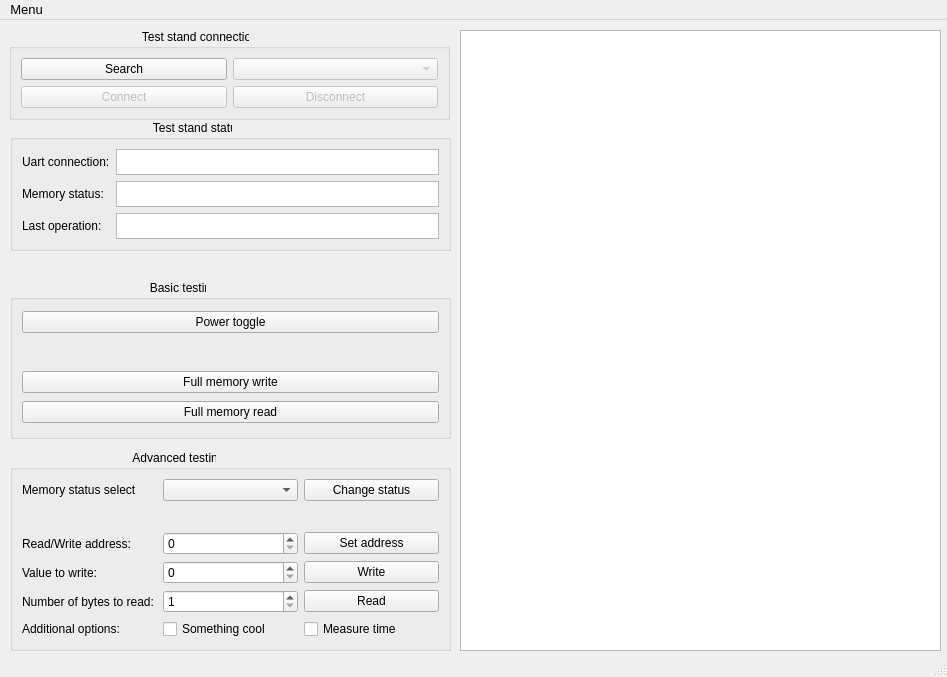
<?xml version="1.0" encoding="UTF-8"?>
<ui version="4.0">
 <class>MainWindow</class>
 <widget class="QMainWindow" name="MainWindow">
  <property name="geometry">
   <rect>
    <x>0</x>
    <y>0</y>
    <width>947</width>
    <height>677</height>
   </rect>
  </property>
  <property name="font">
   <font>
    <pointsize>10</pointsize>
   </font>
  </property>
  <property name="windowTitle">
   <string>SRAM teststand</string>
  </property>
  <widget class="QWidget" name="centralwidget">
   <widget class="QGroupBox" name="groupBoxConnection">
    <property name="geometry">
     <rect>
      <x>9</x>
      <y>9</y>
      <width>441</width>
      <height>91</height>
     </rect>
    </property>
    <property name="font">
     <font>
      <pointsize>9</pointsize>
     </font>
    </property>
    <property name="title">
     <string>                                        Test stand connection</string>
    </property>
    <layout class="QGridLayout" name="gridLayout">
     <item row="0" column="0">
      <widget class="QPushButton" name="pushButtonSearch">
       <property name="enabled">
        <bool>true</bool>
       </property>
       <property name="font">
        <font>
         <pointsize>9</pointsize>
        </font>
       </property>
       <property name="text">
        <string>Search</string>
       </property>
      </widget>
     </item>
     <item row="0" column="1">
      <widget class="QComboBox" name="comboBoxDevices">
       <property name="enabled">
        <bool>false</bool>
       </property>
       <property name="font">
        <font>
         <pointsize>9</pointsize>
        </font>
       </property>
      </widget>
     </item>
     <item row="1" column="0">
      <widget class="QPushButton" name="pushButtonConnect">
       <property name="enabled">
        <bool>false</bool>
       </property>
       <property name="font">
        <font>
         <pointsize>9</pointsize>
        </font>
       </property>
       <property name="text">
        <string>Connect</string>
       </property>
      </widget>
     </item>
     <item row="1" column="1">
      <widget class="QPushButton" name="pushButtonDisconnect">
       <property name="enabled">
        <bool>false</bool>
       </property>
       <property name="font">
        <font>
         <pointsize>9</pointsize>
        </font>
       </property>
       <property name="text">
        <string>Disconnect</string>
       </property>
      </widget>
     </item>
    </layout>
   </widget>
   <widget class="QTextEdit" name="textEditLogs">
    <property name="geometry">
     <rect>
      <x>460</x>
      <y>10</y>
      <width>481</width>
      <height>621</height>
     </rect>
    </property>
    <property name="font">
     <font>
      <pointsize>9</pointsize>
     </font>
    </property>
   </widget>
   <widget class="QGroupBox" name="groupBoxBasic">
    <property name="enabled">
     <bool>true</bool>
    </property>
    <property name="geometry">
     <rect>
      <x>10</x>
      <y>260</y>
      <width>441</width>
      <height>159</height>
     </rect>
    </property>
    <property name="font">
     <font>
      <pointsize>9</pointsize>
     </font>
    </property>
    <property name="title">
     <string>                                          Basic testing</string>
    </property>
    <layout class="QGridLayout" name="gridLayout_3">
     <item row="1" column="0" colspan="2">
      <spacer name="horizontalSpacer_3">
       <property name="font">
        <font>
         <pointsize>9</pointsize>
        </font>
       </property>
       <property name="orientation">
        <enum>Qt::Horizontal</enum>
       </property>
       <property name="sizeHint" stdset="0">
        <size>
         <width>418</width>
         <height>30</height>
        </size>
       </property>
      </spacer>
     </item>
     <item row="2" column="0" colspan="2">
      <widget class="QPushButton" name="pushButtonWriteFull">
       <property name="font">
        <font>
         <pointsize>9</pointsize>
        </font>
       </property>
       <property name="text">
        <string>Full memory write</string>
       </property>
      </widget>
     </item>
     <item row="3" column="0" colspan="2">
      <widget class="QPushButton" name="pushButtonReadFull">
       <property name="font">
        <font>
         <pointsize>9</pointsize>
        </font>
       </property>
       <property name="text">
        <string>Full memory read</string>
       </property>
      </widget>
     </item>
     <item row="0" column="0" colspan="2">
      <widget class="QPushButton" name="pushButtonPower">
       <property name="font">
        <font>
         <pointsize>9</pointsize>
        </font>
       </property>
       <property name="text">
        <string>Power toggle</string>
       </property>
      </widget>
     </item>
    </layout>
   </widget>
   <widget class="QGroupBox" name="groupBoxAdvanced">
    <property name="enabled">
     <bool>true</bool>
    </property>
    <property name="geometry">
     <rect>
      <x>10</x>
      <y>430</y>
      <width>441</width>
      <height>201</height>
     </rect>
    </property>
    <property name="font">
     <font>
      <pointsize>9</pointsize>
     </font>
    </property>
    <property name="title">
     <string>                                     Advanced testing</string>
    </property>
    <layout class="QGridLayout" name="gridLayout_2">
     <item row="12" column="0">
      <widget class="QLabel" name="labelOptions">
       <property name="font">
        <font>
         <pointsize>9</pointsize>
        </font>
       </property>
       <property name="text">
        <string>Additional options:</string>
       </property>
       <property name="buddy">
        <cstring></cstring>
       </property>
      </widget>
     </item>
     <item row="4" column="1">
      <widget class="QSpinBox" name="spinBoxAddress">
       <property name="maximum">
        <number>131072</number>
       </property>
      </widget>
     </item>
     <item row="3" column="0" colspan="3">
      <spacer name="horizontalSpacer_4">
       <property name="font">
        <font>
         <pointsize>9</pointsize>
        </font>
       </property>
       <property name="orientation">
        <enum>Qt::Horizontal</enum>
       </property>
       <property name="sizeHint" stdset="0">
        <size>
         <width>418</width>
         <height>30</height>
        </size>
       </property>
      </spacer>
     </item>
     <item row="4" column="2">
      <widget class="QPushButton" name="pushButtonAddress">
       <property name="font">
        <font>
         <pointsize>9</pointsize>
        </font>
       </property>
       <property name="text">
        <string>Set address</string>
       </property>
      </widget>
     </item>
     <item row="5" column="2">
      <widget class="QPushButton" name="pushButtonWrite">
       <property name="enabled">
        <bool>true</bool>
       </property>
       <property name="font">
        <font>
         <pointsize>9</pointsize>
        </font>
       </property>
       <property name="text">
        <string>Write</string>
       </property>
      </widget>
     </item>
     <item row="4" column="0">
      <widget class="QLabel" name="labelAddress">
       <property name="font">
        <font>
         <pointsize>9</pointsize>
        </font>
       </property>
       <property name="text">
        <string>Read/Write address:</string>
       </property>
      </widget>
     </item>
     <item row="0" column="0">
      <widget class="QLabel" name="labelStatus">
       <property name="font">
        <font>
         <pointsize>9</pointsize>
        </font>
       </property>
       <property name="text">
        <string>Memory status select</string>
       </property>
       <property name="buddy">
        <cstring>comboBoxStatus</cstring>
       </property>
      </widget>
     </item>
     <item row="9" column="2">
      <widget class="QPushButton" name="pushButtonRead">
       <property name="font">
        <font>
         <pointsize>9</pointsize>
        </font>
       </property>
       <property name="text">
        <string>Read</string>
       </property>
      </widget>
     </item>
     <item row="5" column="1">
      <widget class="QSpinBox" name="spinBoxWriteValue">
       <property name="maximum">
        <number>255</number>
       </property>
      </widget>
     </item>
     <item row="9" column="0">
      <widget class="QLabel" name="labelRead">
       <property name="font">
        <font>
         <pointsize>9</pointsize>
        </font>
       </property>
       <property name="text">
        <string>Number of bytes to read:</string>
       </property>
      </widget>
     </item>
     <item row="0" column="2">
      <widget class="QPushButton" name="pushButtonStatus">
       <property name="font">
        <font>
         <pointsize>9</pointsize>
        </font>
       </property>
       <property name="text">
        <string>Change status</string>
       </property>
      </widget>
     </item>
     <item row="0" column="1">
      <widget class="QComboBox" name="comboBoxStatus">
       <property name="font">
        <font>
         <pointsize>9</pointsize>
        </font>
       </property>
       <property name="currentText">
        <string/>
       </property>
       <property name="minimumContentsLength">
        <number>0</number>
       </property>
      </widget>
     </item>
     <item row="5" column="0">
      <widget class="QLabel" name="labelWrite">
       <property name="font">
        <font>
         <pointsize>9</pointsize>
        </font>
       </property>
       <property name="text">
        <string>Value to write:</string>
       </property>
      </widget>
     </item>
     <item row="12" column="1">
      <widget class="QCheckBox" name="checkBoxSomething">
       <property name="font">
        <font>
         <pointsize>9</pointsize>
        </font>
       </property>
       <property name="text">
        <string>Something cool</string>
       </property>
      </widget>
     </item>
     <item row="12" column="2">
      <widget class="QCheckBox" name="checkBoxTime">
       <property name="font">
        <font>
         <pointsize>9</pointsize>
        </font>
       </property>
       <property name="text">
        <string>Measure time</string>
       </property>
      </widget>
     </item>
     <item row="9" column="1">
      <widget class="QSpinBox" name="spinBoxNumberToRead">
       <property name="minimum">
        <number>1</number>
       </property>
      </widget>
     </item>
    </layout>
   </widget>
   <widget class="QGroupBox" name="groupBoxStatus">
    <property name="geometry">
     <rect>
      <x>10</x>
      <y>100</y>
      <width>441</width>
      <height>131</height>
     </rect>
    </property>
    <property name="font">
     <font>
      <pointsize>9</pointsize>
     </font>
    </property>
    <property name="title">
     <string>                                           Test stand status</string>
    </property>
    <layout class="QGridLayout" name="gridLayout_4">
     <item row="0" column="0">
      <widget class="QLabel" name="labelUartConnection">
       <property name="font">
        <font>
         <pointsize>9</pointsize>
        </font>
       </property>
       <property name="text">
        <string>Uart connection:</string>
       </property>
       <property name="buddy">
        <cstring>textBrowserUart</cstring>
       </property>
      </widget>
     </item>
     <item row="1" column="0">
      <widget class="QLabel" name="labelMemoryStatus">
       <property name="font">
        <font>
         <pointsize>9</pointsize>
        </font>
       </property>
       <property name="text">
        <string>Memory status:</string>
       </property>
       <property name="buddy">
        <cstring>textBrowserMemoryStatus</cstring>
       </property>
      </widget>
     </item>
     <item row="2" column="0">
      <widget class="QLabel" name="labelLastOperation">
       <property name="font">
        <font>
         <pointsize>9</pointsize>
        </font>
       </property>
       <property name="text">
        <string>Last operation:</string>
       </property>
       <property name="buddy">
        <cstring>textBrowserLast</cstring>
       </property>
      </widget>
     </item>
     <item row="2" column="1">
      <widget class="QTextBrowser" name="textBrowserLast">
       <property name="font">
        <font>
         <pointsize>9</pointsize>
        </font>
       </property>
      </widget>
     </item>
     <item row="1" column="1">
      <widget class="QTextBrowser" name="textBrowserMemoryStatus">
       <property name="font">
        <font>
         <pointsize>9</pointsize>
        </font>
       </property>
      </widget>
     </item>
     <item row="0" column="1">
      <widget class="QTextBrowser" name="textBrowserUart">
       <property name="font">
        <font>
         <pointsize>9</pointsize>
        </font>
       </property>
      </widget>
     </item>
    </layout>
   </widget>
  </widget>
  <widget class="QMenuBar" name="menubar">
   <property name="geometry">
    <rect>
     <x>0</x>
     <y>0</y>
     <width>947</width>
     <height>22</height>
    </rect>
   </property>
   <widget class="QMenu" name="menuMenu">
    <property name="title">
     <string>Menu</string>
    </property>
    <addaction name="actionMenu"/>
   </widget>
   <addaction name="menuMenu"/>
  </widget>
  <widget class="QStatusBar" name="statusbar"/>
  <action name="actionMenu">
   <property name="text">
    <string>Options</string>
   </property>
  </action>
 </widget>
 <resources/>
 <connections/>
</ui>
